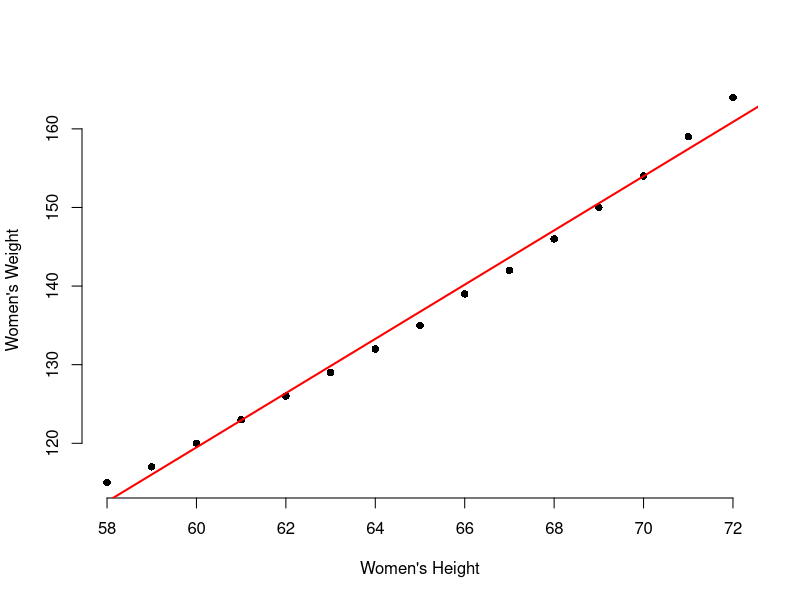
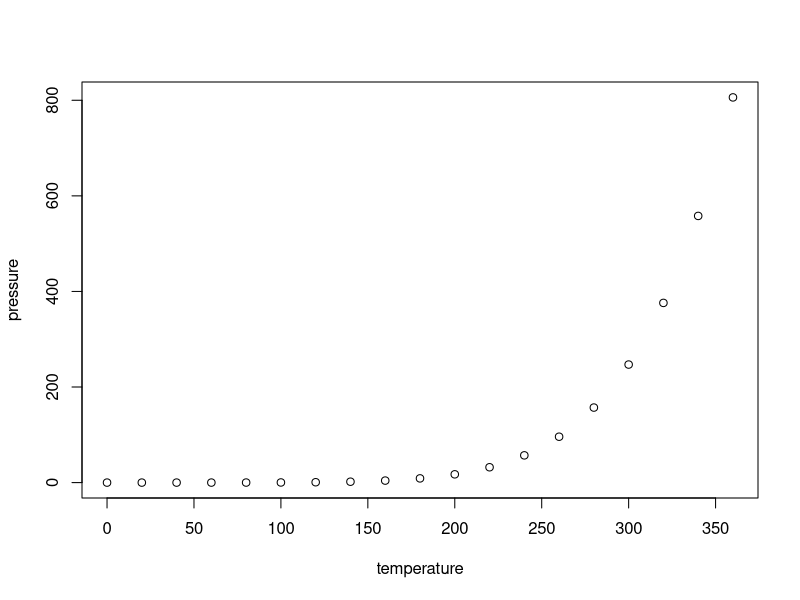

Here is the R script that generated these plots, in order:
## ---- chunk 1
knitr::opts_chunk$set(echo = FALSE)
## ---- chunk 2
head(women)
## ---- chunk 3
data(women)
plot(women$height, women$weight, xlab = "Women's Height", ylab = "Women's Weight", bty = "n", pch = 16)
abline(lm(women$weight ~ women$height), col = "red", lwd = 2)
## ---- chunk 4
plot(pressure)
